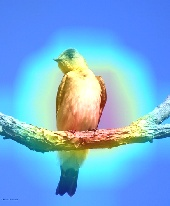

Python code for this plot:
import torch
from torchvision import models, transforms
import numpy as np
import cv2
from PIL import Image
import matplotlib.pyplot as plt

def draw_CAM(model, img_path, save_path, visual_heatmap=False):
    # 图像预处理
    transform = transforms.Compose([
        transforms.Resize((224, 224)),
        transforms.ToTensor(),
        transforms.Normalize(mean=[0.485, 0.456, 0.406], std=[0.229, 0.224, 0.225])
    ])
    img = Image.open(img_path).convert('RGB')
    img_tensor = transform(img).unsqueeze(0).cuda()

    model.eval()

    # 获取模型的最后一个卷积层和全连接层的权重
    final_conv = model.layer4
    fc_params = list(model.fc.parameters())
    weight_softmax = np.squeeze(fc_params[0].data.cpu().numpy())

    # 注册hook提取特征图
    features_blobs = []
    def hook_feature(module, input, output):
        features_blobs.append(output.data.cpu().numpy())
    hook = final_conv.register_forward_hook(hook_feature)

    # 获取模型输出
    output = model(img_tensor)
    output = torch.nn.functional.softmax(output, dim=1)
    pred = torch.argmax(output).item()

    # 移除hook
    hook.remove()

    # 计算CAM
    CAMs = returnCAM(features_blobs[-1], weight_softmax, pred)

    # 从CAM生成热力图并保存
    img = cv2.imread(img_path)
    height, width, _ = img.shape
    heatmap = cv2.resize(CAMs, (width, height))
    heatmap = np.uint8(255 * heatmap)
    heatmap = cv2.applyColorMap(heatmap, cv2.COLORMAP_JET)
    superimposed_img = heatmap * 0.4 + img
    cv2.imwrite(save_path, superimposed_img)

    if visual_heatmap:
        plt.imshow(superimposed_img)
        plt.axis('off')
        plt.show()

# def returnCAM(feature_conv, weight_softmax, class_idx):
#     # 确定特征图的形状
#     # 假设 batch_size 总是 1，这是通常的情况，尤其是在单张图像处理中
#     _, nc, h, w = feature_conv.shape  # 添加 _ 来接收批次维度
#
#     # 计算 CAM
#     cam = weight_softmax[class_idx].dot(feature_conv.reshape((nc, h * w)))
#     cam = cam.reshape(h, w)
#     cam = np.maximum(cam, 0)  # 仅保留正激活
#     cam_img = cam / np.max(cam)  # 归一化处理
#     return cv2.resize(cam_img, (w, h))  # 调整大小以匹配输入图像尺寸

def returnCAM(feature_conv, weight_softmax, class_idx):
    _, nc, h, w = feature_conv.shape

    # 直接对特征图进行平均，而不是加权平均
    cam = np.mean(feature_conv, axis=1)[0]  # 假设批大小为1，平均所有通道

    # 对结果进行非线性变换可以增强视觉效果
    cam = np.maximum(cam, 0)
    cam = np.sqrt(cam)  # 使用平方根可以增强低值区域的可见度
    cam = np.sqrt(cam)
    # cam = np.sqrt(cam)
    # cam = np.sqrt(cam)
    print(cam)
    cam = cam - np.min(cam)
    # cam = cam - np.min(cam)
    cam_img = cam / np.max(cam)
    cam_img = 1 - cam_img
    return cv2.resize(cam_img, (w, h))




# 加载预训练模型并指定设备
model = models.resnet50(pretrained=True).cuda()
draw_CAM(model, "bird.png", "heatmap.jpg")
